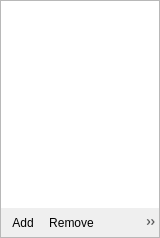
<?xml version="1.0" encoding="UTF-8"?>
<ui version="4.0">
 <class>OBSBasicSources</class>
 <widget class="QWidget" name="OBSBasicSources">
  <property name="geometry">
   <rect>
    <x>0</x>
    <y>0</y>
    <width>160</width>
    <height>238</height>
   </rect>
  </property>
  <layout class="QVBoxLayout" name="verticalLayout_5">
   <property name="spacing">
    <number>0</number>
   </property>
   <property name="leftMargin">
    <number>0</number>
   </property>
   <property name="topMargin">
    <number>0</number>
   </property>
   <property name="rightMargin">
    <number>0</number>
   </property>
   <property name="bottomMargin">
    <number>0</number>
   </property>
   <item>
    <widget class="QFrame" name="sourcesFrame">
     <property name="sizePolicy">
      <sizepolicy hsizetype="Expanding" vsizetype="Expanding">
       <horstretch>0</horstretch>
       <verstretch>0</verstretch>
      </sizepolicy>
     </property>
     <property name="minimumSize">
      <size>
       <width>160</width>
       <height>0</height>
      </size>
     </property>
     <property name="frameShape">
      <enum>QFrame::StyledPanel</enum>
     </property>
     <property name="frameShadow">
      <enum>QFrame::Sunken</enum>
     </property>
     <layout class="QVBoxLayout" name="verticalLayout_17">
      <property name="spacing">
       <number>0</number>
      </property>
      <property name="leftMargin">
       <number>0</number>
      </property>
      <property name="topMargin">
       <number>0</number>
      </property>
      <property name="rightMargin">
       <number>0</number>
      </property>
      <property name="bottomMargin">
       <number>0</number>
      </property>
      <item>
       <widget class="SourceTree" name="sources">
        <property name="sizePolicy">
         <sizepolicy hsizetype="Preferred" vsizetype="Expanding">
          <horstretch>0</horstretch>
          <verstretch>0</verstretch>
         </sizepolicy>
        </property>
        <property name="contextMenuPolicy">
         <enum>Qt::CustomContextMenu</enum>
        </property>
        <property name="frameShape">
         <enum>QFrame::NoFrame</enum>
        </property>
        <property name="showDropIndicator" stdset="0">
         <bool>true</bool>
        </property>
        <property name="dragEnabled">
         <bool>true</bool>
        </property>
        <property name="dragDropMode">
         <enum>QAbstractItemView::InternalMove</enum>
        </property>
        <property name="defaultDropAction">
         <enum>Qt::TargetMoveAction</enum>
        </property>
        <property name="selectionMode">
         <enum>QAbstractItemView::ExtendedSelection</enum>
        </property>
        <property name="spacing">
         <number>0</number>
        </property>
        <addaction name="actionRemoveSource"/>
       </widget>
      </item>
      <item>
       <widget class="QToolBar" name="sourcesToolbar">
        <property name="iconSize">
         <size>
          <width>16</width>
          <height>16</height>
         </size>
        </property>
        <property name="floatable">
         <bool>false</bool>
        </property>
        <addaction name="actionAddSource"/>
        <addaction name="actionRemoveSource"/>
        <addaction name="actionSourceProperties"/>
        <addaction name="separator"/>
        <addaction name="actionSourceUp"/>
        <addaction name="actionSourceDown"/>
       </widget>
      </item>
      <item>
       <spacer name="sourcesFixedSizeHSpacer">
        <property name="orientation">
         <enum>Qt::Horizontal</enum>
        </property>
        <property name="sizeType">
         <enum>QSizePolicy::Fixed</enum>
        </property>
        <property name="sizeHint" stdset="0">
         <size>
          <width>150</width>
          <height>0</height>
         </size>
        </property>
       </spacer>
      </item>
     </layout>
    </widget>
   </item>
  </layout>
  <action name="actionAddSource">
   <property name="icon">
    <iconset resource="obs.qrc">
     <normaloff>:/res/images/plus.svg</normaloff>:/res/images/plus.svg</iconset>
   </property>
   <property name="text">
    <string>Add</string>
   </property>
   <property name="toolTip">
    <string>AddSource</string>
   </property>
   <property name="themeID" stdset="0">
    <string notr="true">addIconSmall</string>
   </property>
  </action>
  <action name="actionRemoveSource">
   <property name="icon">
    <iconset resource="obs.qrc">
     <normaloff>:/res/images/minus.svg</normaloff>:/res/images/minus.svg</iconset>
   </property>
   <property name="text">
    <string>Remove</string>
   </property>
   <property name="toolTip">
    <string>RemoveSource</string>
   </property>
   <property name="shortcut">
    <string>Del</string>
   </property>
   <property name="shortcutContext">
    <enum>Qt::WidgetWithChildrenShortcut</enum>
   </property>
   <property name="themeID" stdset="0">
    <string notr="true">removeIconSmall</string>
   </property>
  </action>
  <action name="actionSourceProperties">
   <property name="enabled">
    <bool>true</bool>
   </property>
   <property name="icon">
    <iconset resource="obs.qrc">
     <normaloff>:/settings/images/settings/general.svg</normaloff>:/settings/images/settings/general.svg</iconset>
   </property>
   <property name="text">
    <string>Properties</string>
   </property>
   <property name="toolTip">
    <string>SourceProperties</string>
   </property>
   <property name="themeID" stdset="0">
    <string notr="true">propertiesIconSmall</string>
   </property>
  </action>
  <action name="actionSourceUp">
   <property name="enabled">
    <bool>true</bool>
   </property>
   <property name="icon">
    <iconset resource="obs.qrc">
     <normaloff>:/res/images/up.svg</normaloff>:/res/images/up.svg</iconset>
   </property>
   <property name="text">
    <string>MoveUp</string>
   </property>
   <property name="toolTip">
    <string>MoveSourceUp</string>
   </property>
   <property name="themeID" stdset="0">
    <string notr="true">upArrowIconSmall</string>
   </property>
  </action>
  <action name="actionSourceDown">
   <property name="enabled">
    <bool>true</bool>
   </property>
   <property name="icon">
    <iconset resource="obs.qrc">
     <normaloff>:/res/images/down.svg</normaloff>:/res/images/down.svg</iconset>
   </property>
   <property name="text">
    <string>MoveDown</string>
   </property>
   <property name="toolTip">
    <string>MoveSourceDown</string>
   </property>
   <property name="themeID" stdset="0">
    <string notr="true">downArrowIconSmall</string>
   </property>
  </action>
 </widget>
 <customwidgets>
  <customwidget>
   <class>SourceTree</class>
   <extends>QListView</extends>
   <header>source-tree.hpp</header>
  </customwidget>
 </customwidgets>
 <resources>
  <include location="obs.qrc"/>
 </resources>
 <connections/>
</ui>
